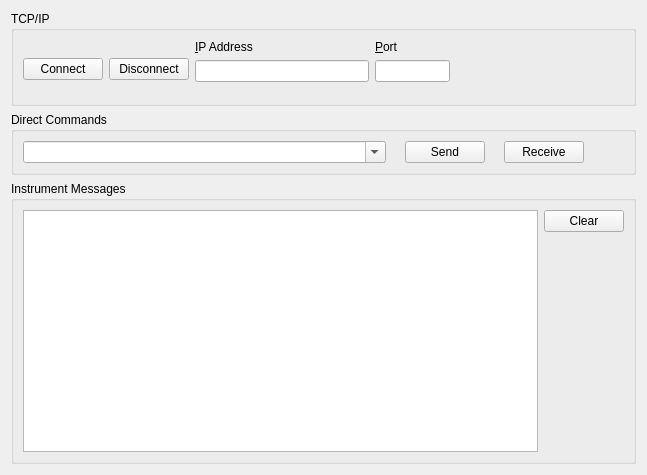
<?xml version="1.0" encoding="UTF-8"?>
<ui version="4.0">
 <class>SetupTab</class>
 <widget class="QWidget" name="SetupTab">
  <property name="geometry">
   <rect>
    <x>0</x>
    <y>0</y>
    <width>647</width>
    <height>475</height>
   </rect>
  </property>
  <property name="windowTitle">
   <string>Saa Ne</string>
  </property>
  <layout class="QVBoxLayout" name="verticalLayout">
   <item>
    <widget class="QGroupBox" name="loTcpIpGroup">
     <property name="sizePolicy">
      <sizepolicy hsizetype="Expanding" vsizetype="Preferred">
       <horstretch>0</horstretch>
       <verstretch>0</verstretch>
      </sizepolicy>
     </property>
     <property name="minimumSize">
      <size>
       <width>0</width>
       <height>90</height>
      </size>
     </property>
     <property name="title">
      <string>TCP/IP</string>
     </property>
     <property name="flat">
      <bool>false</bool>
     </property>
     <property name="checkable">
      <bool>false</bool>
     </property>
     <layout class="QHBoxLayout" name="_2">
      <item>
       <layout class="QHBoxLayout" name="loConnect">
        <property name="topMargin">
         <number>5</number>
        </property>
        <item>
         <widget class="QPushButton" name="btnConnect">
          <property name="text">
           <string>Connect</string>
          </property>
          <property name="icon">
           <iconset resource="../vfpresources.qrc">
            <normaloff>:/images/connect.png</normaloff>:/images/connect.png</iconset>
          </property>
         </widget>
        </item>
        <item>
         <widget class="QPushButton" name="btnDisconnect">
          <property name="text">
           <string>Disconnect</string>
          </property>
          <property name="icon">
           <iconset resource="../vfpresources.qrc">
            <normaloff>:/images/StopRed16.png</normaloff>:/images/StopRed16.png</iconset>
          </property>
         </widget>
        </item>
       </layout>
      </item>
      <item>
       <layout class="QVBoxLayout" name="loAddress">
        <property name="bottomMargin">
         <number>12</number>
        </property>
        <item>
         <widget class="QLabel" name="lblIpAddress">
          <property name="text">
           <string>&amp;IP Address</string>
          </property>
          <property name="buddy">
           <cstring>editIpAddress</cstring>
          </property>
         </widget>
        </item>
        <item>
         <widget class="QLineEdit" name="editIpAddress"/>
        </item>
       </layout>
      </item>
      <item>
       <layout class="QVBoxLayout" name="loPort">
        <property name="bottomMargin">
         <number>12</number>
        </property>
        <item>
         <widget class="QLabel" name="lblPort">
          <property name="text">
           <string>&amp;Port</string>
          </property>
          <property name="buddy">
           <cstring>editPort</cstring>
          </property>
         </widget>
        </item>
        <item>
         <widget class="QLineEdit" name="editPort">
          <property name="maximumSize">
           <size>
            <width>75</width>
            <height>16777215</height>
           </size>
          </property>
         </widget>
        </item>
       </layout>
      </item>
      <item>
       <spacer name="horizontalSpacer">
        <property name="orientation">
         <enum>Qt::Horizontal</enum>
        </property>
        <property name="sizeHint" stdset="0">
         <size>
          <width>40</width>
          <height>20</height>
         </size>
        </property>
       </spacer>
      </item>
     </layout>
    </widget>
   </item>
   <item>
    <widget class="QGroupBox" name="gbDirectCommands">
     <property name="sizePolicy">
      <sizepolicy hsizetype="Expanding" vsizetype="Preferred">
       <horstretch>0</horstretch>
       <verstretch>0</verstretch>
      </sizepolicy>
     </property>
     <property name="title">
      <string>Direct Commands</string>
     </property>
     <layout class="QVBoxLayout" name="verticalLayout_2">
      <item>
       <layout class="QHBoxLayout" name="horizontalLayout">
        <item>
         <widget class="QComboBox" name="cmbCommands">
          <property name="sizePolicy">
           <sizepolicy hsizetype="Expanding" vsizetype="Fixed">
            <horstretch>0</horstretch>
            <verstretch>0</verstretch>
           </sizepolicy>
          </property>
          <property name="editable">
           <bool>true</bool>
          </property>
         </widget>
        </item>
        <item>
         <spacer name="horizontalSpacer_2">
          <property name="orientation">
           <enum>Qt::Horizontal</enum>
          </property>
          <property name="sizeType">
           <enum>QSizePolicy::Minimum</enum>
          </property>
          <property name="sizeHint" stdset="0">
           <size>
            <width>13</width>
            <height>20</height>
           </size>
          </property>
         </spacer>
        </item>
        <item>
         <widget class="QPushButton" name="btnSend">
          <property name="text">
           <string>Send</string>
          </property>
          <property name="icon">
           <iconset resource="../vfpresources.qrc">
            <normaloff>:/images/Send.png</normaloff>:/images/Send.png</iconset>
          </property>
         </widget>
        </item>
        <item>
         <spacer name="horizontalSpacer_3">
          <property name="orientation">
           <enum>Qt::Horizontal</enum>
          </property>
          <property name="sizeType">
           <enum>QSizePolicy::Minimum</enum>
          </property>
          <property name="sizeHint" stdset="0">
           <size>
            <width>13</width>
            <height>20</height>
           </size>
          </property>
         </spacer>
        </item>
        <item>
         <widget class="QPushButton" name="btnReceive">
          <property name="text">
           <string>Receive</string>
          </property>
          <property name="icon">
           <iconset resource="../vfpresources.qrc">
            <normaloff>:/images/Receive.png</normaloff>:/images/Receive.png</iconset>
          </property>
         </widget>
        </item>
        <item>
         <spacer name="horizontalSpacer_4">
          <property name="orientation">
           <enum>Qt::Horizontal</enum>
          </property>
          <property name="sizeType">
           <enum>QSizePolicy::Fixed</enum>
          </property>
          <property name="sizeHint" stdset="0">
           <size>
            <width>40</width>
            <height>20</height>
           </size>
          </property>
         </spacer>
        </item>
       </layout>
      </item>
     </layout>
    </widget>
   </item>
   <item>
    <widget class="QGroupBox" name="gbInstMsgs">
     <property name="title">
      <string>Instrument Messages</string>
     </property>
     <layout class="QHBoxLayout" name="horizontalLayout_3">
      <item>
       <layout class="QHBoxLayout" name="horizontalLayout_2">
        <item>
         <widget class="QTextEdit" name="editInstMsgs"/>
        </item>
        <item alignment="Qt::AlignTop">
         <widget class="QPushButton" name="pbClear">
          <property name="text">
           <string>Clear</string>
          </property>
          <property name="icon">
           <iconset resource="../vfpresources.qrc">
            <normaloff>:/images/Clear32.png</normaloff>:/images/Clear32.png</iconset>
          </property>
         </widget>
        </item>
       </layout>
      </item>
     </layout>
    </widget>
   </item>
  </layout>
 </widget>
 <tabstops>
  <tabstop>btnConnect</tabstop>
  <tabstop>btnDisconnect</tabstop>
  <tabstop>editIpAddress</tabstop>
  <tabstop>editPort</tabstop>
  <tabstop>cmbCommands</tabstop>
  <tabstop>btnSend</tabstop>
  <tabstop>btnReceive</tabstop>
  <tabstop>editInstMsgs</tabstop>
  <tabstop>pbClear</tabstop>
 </tabstops>
 <resources>
  <include location="../vfpresources.qrc"/>
 </resources>
 <connections/>
</ui>
